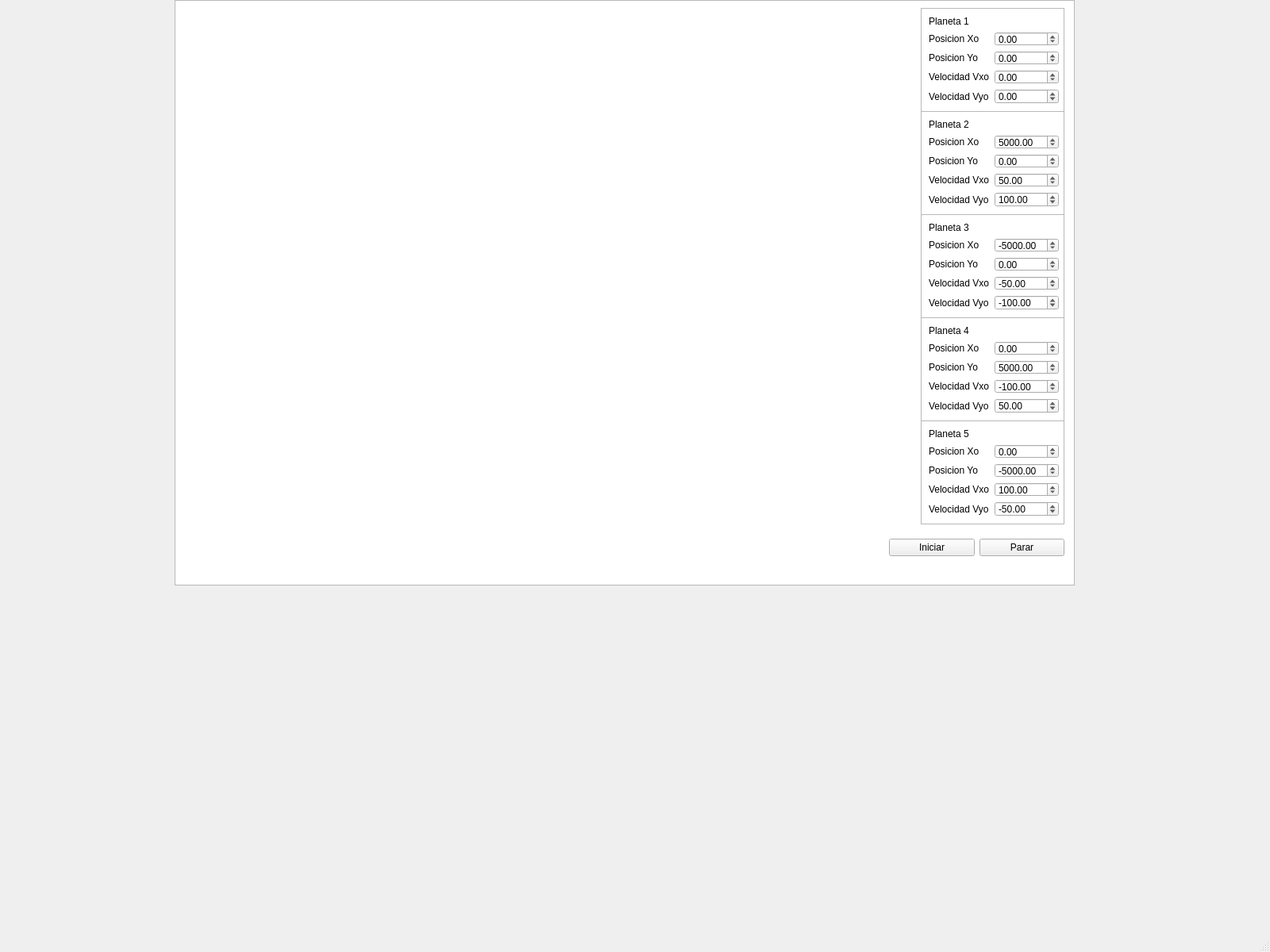
<?xml version="1.0" encoding="UTF-8"?>
<ui version="4.0">
 <class>MainWindow</class>
 <widget class="QMainWindow" name="MainWindow">
  <property name="geometry">
   <rect>
    <x>0</x>
    <y>0</y>
    <width>1600</width>
    <height>1200</height>
   </rect>
  </property>
  <property name="windowTitle">
   <string>MainWindow</string>
  </property>
  <widget class="QWidget" name="centralwidget">
   <widget class="QWidget" name="layoutWidget">
    <property name="geometry">
     <rect>
      <x>1170</x>
      <y>20</y>
      <width>164</width>
      <height>111</height>
     </rect>
    </property>
    <layout class="QGridLayout" name="gridLayout">
     <item row="4" column="1">
      <widget class="QDoubleSpinBox" name="vyo">
       <property name="minimum">
        <double>-50000.000000000000000</double>
       </property>
       <property name="maximum">
        <double>50000.000000000000000</double>
       </property>
      </widget>
     </item>
     <item row="2" column="0">
      <widget class="QLabel" name="label_3">
       <property name="text">
        <string>Posicion Yo</string>
       </property>
      </widget>
     </item>
     <item row="1" column="0">
      <widget class="QLabel" name="label_2">
       <property name="text">
        <string>Posicion Xo</string>
       </property>
      </widget>
     </item>
     <item row="2" column="1">
      <widget class="QDoubleSpinBox" name="yo">
       <property name="minimum">
        <double>-50000.000000000000000</double>
       </property>
       <property name="maximum">
        <double>50000.000000000000000</double>
       </property>
      </widget>
     </item>
     <item row="4" column="0">
      <widget class="QLabel" name="label_5">
       <property name="text">
        <string>Velocidad Vyo</string>
       </property>
      </widget>
     </item>
     <item row="0" column="0">
      <widget class="QLabel" name="label">
       <property name="text">
        <string>Planeta 1</string>
       </property>
      </widget>
     </item>
     <item row="3" column="1">
      <widget class="QDoubleSpinBox" name="vxo">
       <property name="minimum">
        <double>-50000.000000000000000</double>
       </property>
       <property name="maximum">
        <double>50000.000000000000000</double>
       </property>
      </widget>
     </item>
     <item row="1" column="1">
      <widget class="QDoubleSpinBox" name="xo">
       <property name="minimum">
        <double>-50000.000000000000000</double>
       </property>
       <property name="maximum">
        <double>50000.000000000000000</double>
       </property>
      </widget>
     </item>
     <item row="3" column="0">
      <widget class="QLabel" name="label_4">
       <property name="text">
        <string>Velocidad Vxo</string>
       </property>
      </widget>
     </item>
    </layout>
   </widget>
   <widget class="QGraphicsView" name="graphicsView">
    <property name="geometry">
     <rect>
      <x>220</x>
      <y>0</y>
      <width>1134</width>
      <height>738</height>
     </rect>
    </property>
   </widget>
   <widget class="QGraphicsView" name="graphicsView_2">
    <property name="geometry">
     <rect>
      <x>1160</x>
      <y>10</y>
      <width>181</width>
      <height>131</height>
     </rect>
    </property>
   </widget>
   <widget class="QGraphicsView" name="graphicsView_3">
    <property name="geometry">
     <rect>
      <x>1160</x>
      <y>140</y>
      <width>181</width>
      <height>131</height>
     </rect>
    </property>
   </widget>
   <widget class="QWidget" name="layoutWidget_2">
    <property name="geometry">
     <rect>
      <x>1170</x>
      <y>150</y>
      <width>164</width>
      <height>111</height>
     </rect>
    </property>
    <layout class="QGridLayout" name="gridLayout_2">
     <item row="2" column="1">
      <widget class="QDoubleSpinBox" name="yo_2">
       <property name="minimum">
        <double>-50000.000000000000000</double>
       </property>
       <property name="maximum">
        <double>50000.000000000000000</double>
       </property>
      </widget>
     </item>
     <item row="0" column="0">
      <widget class="QLabel" name="label_9">
       <property name="text">
        <string>Planeta 2</string>
       </property>
      </widget>
     </item>
     <item row="3" column="0">
      <widget class="QLabel" name="label_10">
       <property name="text">
        <string>Velocidad Vxo</string>
       </property>
      </widget>
     </item>
     <item row="4" column="1">
      <widget class="QDoubleSpinBox" name="vyo_2">
       <property name="minimum">
        <double>-50000.000000000000000</double>
       </property>
       <property name="maximum">
        <double>50000.000000000000000</double>
       </property>
       <property name="value">
        <double>100.000000000000000</double>
       </property>
      </widget>
     </item>
     <item row="1" column="1">
      <widget class="QDoubleSpinBox" name="xo_2">
       <property name="minimum">
        <double>-50000.000000000000000</double>
       </property>
       <property name="maximum">
        <double>50000.000000000000000</double>
       </property>
       <property name="value">
        <double>5000.000000000000000</double>
       </property>
      </widget>
     </item>
     <item row="1" column="0">
      <widget class="QLabel" name="label_7">
       <property name="text">
        <string>Posicion Xo</string>
       </property>
      </widget>
     </item>
     <item row="4" column="0">
      <widget class="QLabel" name="label_8">
       <property name="text">
        <string>Velocidad Vyo</string>
       </property>
      </widget>
     </item>
     <item row="2" column="0">
      <widget class="QLabel" name="label_6">
       <property name="text">
        <string>Posicion Yo</string>
       </property>
      </widget>
     </item>
     <item row="3" column="1">
      <widget class="QDoubleSpinBox" name="vxo_2">
       <property name="minimum">
        <double>-50000.000000000000000</double>
       </property>
       <property name="maximum">
        <double>50000.000000000000000</double>
       </property>
       <property name="value">
        <double>50.000000000000000</double>
       </property>
      </widget>
     </item>
    </layout>
   </widget>
   <widget class="QWidget" name="horizontalLayoutWidget">
    <property name="geometry">
     <rect>
      <x>1120</x>
      <y>670</y>
      <width>221</width>
      <height>41</height>
     </rect>
    </property>
    <layout class="QHBoxLayout" name="horizontalLayout_2">
     <item>
      <widget class="QPushButton" name="pushButton">
       <property name="text">
        <string>Iniciar</string>
       </property>
      </widget>
     </item>
     <item>
      <widget class="QPushButton" name="pushButton_2">
       <property name="text">
        <string>Parar</string>
       </property>
      </widget>
     </item>
    </layout>
   </widget>
   <widget class="QGraphicsView" name="graphicsView_4">
    <property name="geometry">
     <rect>
      <x>1160</x>
      <y>270</y>
      <width>181</width>
      <height>131</height>
     </rect>
    </property>
   </widget>
   <widget class="QWidget" name="layoutWidget_3">
    <property name="geometry">
     <rect>
      <x>1170</x>
      <y>280</y>
      <width>164</width>
      <height>111</height>
     </rect>
    </property>
    <layout class="QGridLayout" name="gridLayout_3">
     <item row="4" column="1">
      <widget class="QDoubleSpinBox" name="vyo_3">
       <property name="minimum">
        <double>-50000.000000000000000</double>
       </property>
       <property name="maximum">
        <double>50000.000000000000000</double>
       </property>
       <property name="value">
        <double>-100.000000000000000</double>
       </property>
      </widget>
     </item>
     <item row="2" column="0">
      <widget class="QLabel" name="label_11">
       <property name="text">
        <string>Posicion Yo</string>
       </property>
      </widget>
     </item>
     <item row="1" column="0">
      <widget class="QLabel" name="label_12">
       <property name="text">
        <string>Posicion Xo</string>
       </property>
      </widget>
     </item>
     <item row="2" column="1">
      <widget class="QDoubleSpinBox" name="yo_3">
       <property name="minimum">
        <double>-50000.000000000000000</double>
       </property>
       <property name="maximum">
        <double>50000.000000000000000</double>
       </property>
      </widget>
     </item>
     <item row="4" column="0">
      <widget class="QLabel" name="label_13">
       <property name="text">
        <string>Velocidad Vyo</string>
       </property>
      </widget>
     </item>
     <item row="0" column="0">
      <widget class="QLabel" name="label_14">
       <property name="text">
        <string>Planeta 3</string>
       </property>
      </widget>
     </item>
     <item row="3" column="1">
      <widget class="QDoubleSpinBox" name="vxo_3">
       <property name="minimum">
        <double>-50000.000000000000000</double>
       </property>
       <property name="maximum">
        <double>50000.000000000000000</double>
       </property>
       <property name="value">
        <double>-50.000000000000000</double>
       </property>
      </widget>
     </item>
     <item row="1" column="1">
      <widget class="QDoubleSpinBox" name="xo_3">
       <property name="minimum">
        <double>-50000.000000000000000</double>
       </property>
       <property name="maximum">
        <double>50000.000000000000000</double>
       </property>
       <property name="value">
        <double>-5000.000000000000000</double>
       </property>
      </widget>
     </item>
     <item row="3" column="0">
      <widget class="QLabel" name="label_15">
       <property name="text">
        <string>Velocidad Vxo</string>
       </property>
      </widget>
     </item>
    </layout>
   </widget>
   <widget class="QGraphicsView" name="graphicsView_5">
    <property name="geometry">
     <rect>
      <x>1160</x>
      <y>400</y>
      <width>181</width>
      <height>131</height>
     </rect>
    </property>
   </widget>
   <widget class="QWidget" name="layoutWidget_4">
    <property name="geometry">
     <rect>
      <x>1170</x>
      <y>410</y>
      <width>164</width>
      <height>111</height>
     </rect>
    </property>
    <layout class="QGridLayout" name="gridLayout_4">
     <item row="4" column="1">
      <widget class="QDoubleSpinBox" name="vyo_4">
       <property name="minimum">
        <double>-50000.000000000000000</double>
       </property>
       <property name="maximum">
        <double>50000.000000000000000</double>
       </property>
       <property name="value">
        <double>50.000000000000000</double>
       </property>
      </widget>
     </item>
     <item row="2" column="0">
      <widget class="QLabel" name="label_16">
       <property name="text">
        <string>Posicion Yo</string>
       </property>
      </widget>
     </item>
     <item row="1" column="0">
      <widget class="QLabel" name="label_17">
       <property name="text">
        <string>Posicion Xo</string>
       </property>
      </widget>
     </item>
     <item row="2" column="1">
      <widget class="QDoubleSpinBox" name="yo_4">
       <property name="minimum">
        <double>-50000.000000000000000</double>
       </property>
       <property name="maximum">
        <double>50000.000000000000000</double>
       </property>
       <property name="value">
        <double>5000.000000000000000</double>
       </property>
      </widget>
     </item>
     <item row="4" column="0">
      <widget class="QLabel" name="label_18">
       <property name="text">
        <string>Velocidad Vyo</string>
       </property>
      </widget>
     </item>
     <item row="0" column="0">
      <widget class="QLabel" name="label_19">
       <property name="text">
        <string>Planeta 4</string>
       </property>
      </widget>
     </item>
     <item row="3" column="1">
      <widget class="QDoubleSpinBox" name="vxo_4">
       <property name="minimum">
        <double>-50000.000000000000000</double>
       </property>
       <property name="maximum">
        <double>50000.000000000000000</double>
       </property>
       <property name="value">
        <double>-100.000000000000000</double>
       </property>
      </widget>
     </item>
     <item row="1" column="1">
      <widget class="QDoubleSpinBox" name="xo_4">
       <property name="minimum">
        <double>-50000.000000000000000</double>
       </property>
       <property name="maximum">
        <double>50000.000000000000000</double>
       </property>
      </widget>
     </item>
     <item row="3" column="0">
      <widget class="QLabel" name="label_20">
       <property name="text">
        <string>Velocidad Vxo</string>
       </property>
      </widget>
     </item>
    </layout>
   </widget>
   <widget class="QGraphicsView" name="graphicsView_6">
    <property name="geometry">
     <rect>
      <x>1160</x>
      <y>530</y>
      <width>181</width>
      <height>131</height>
     </rect>
    </property>
   </widget>
   <widget class="QWidget" name="layoutWidget_5">
    <property name="geometry">
     <rect>
      <x>1170</x>
      <y>540</y>
      <width>164</width>
      <height>111</height>
     </rect>
    </property>
    <layout class="QGridLayout" name="gridLayout_5">
     <item row="1" column="1">
      <widget class="QDoubleSpinBox" name="xo_5">
       <property name="minimum">
        <double>-50000.000000000000000</double>
       </property>
       <property name="maximum">
        <double>50000.000000000000000</double>
       </property>
      </widget>
     </item>
     <item row="1" column="0">
      <widget class="QLabel" name="label_22">
       <property name="text">
        <string>Posicion Xo</string>
       </property>
      </widget>
     </item>
     <item row="3" column="0">
      <widget class="QLabel" name="label_25">
       <property name="text">
        <string>Velocidad Vxo</string>
       </property>
      </widget>
     </item>
     <item row="4" column="1">
      <widget class="QDoubleSpinBox" name="vyo_5">
       <property name="minimum">
        <double>-50000.000000000000000</double>
       </property>
       <property name="maximum">
        <double>50000.000000000000000</double>
       </property>
       <property name="value">
        <double>-50.000000000000000</double>
       </property>
      </widget>
     </item>
     <item row="4" column="0">
      <widget class="QLabel" name="label_23">
       <property name="text">
        <string>Velocidad Vyo</string>
       </property>
      </widget>
     </item>
     <item row="2" column="0">
      <widget class="QLabel" name="label_21">
       <property name="text">
        <string>Posicion Yo</string>
       </property>
      </widget>
     </item>
     <item row="2" column="1">
      <widget class="QDoubleSpinBox" name="yo_5">
       <property name="minimum">
        <double>-50000.000000000000000</double>
       </property>
       <property name="maximum">
        <double>50000.000000000000000</double>
       </property>
       <property name="value">
        <double>-5000.000000000000000</double>
       </property>
      </widget>
     </item>
     <item row="3" column="1">
      <widget class="QDoubleSpinBox" name="vxo_5">
       <property name="minimum">
        <double>-50000.000000000000000</double>
       </property>
       <property name="maximum">
        <double>50000.000000000000000</double>
       </property>
       <property name="value">
        <double>100.000000000000000</double>
       </property>
      </widget>
     </item>
     <item row="0" column="0">
      <widget class="QLabel" name="label_24">
       <property name="text">
        <string>Planeta 5</string>
       </property>
      </widget>
     </item>
    </layout>
   </widget>
   <zorder>graphicsView</zorder>
   <zorder>graphicsView_6</zorder>
   <zorder>graphicsView_2</zorder>
   <zorder>layoutWidget</zorder>
   <zorder>graphicsView_3</zorder>
   <zorder>layoutWidget_2</zorder>
   <zorder>horizontalLayoutWidget</zorder>
   <zorder>graphicsView_4</zorder>
   <zorder>layoutWidget_3</zorder>
   <zorder>graphicsView_5</zorder>
   <zorder>layoutWidget_4</zorder>
   <zorder>layoutWidget_5</zorder>
  </widget>
  <widget class="QMenuBar" name="menubar">
   <property name="geometry">
    <rect>
     <x>0</x>
     <y>0</y>
     <width>1600</width>
     <height>21</height>
    </rect>
   </property>
  </widget>
  <widget class="QStatusBar" name="statusbar"/>
 </widget>
 <resources/>
 <connections/>
</ui>
